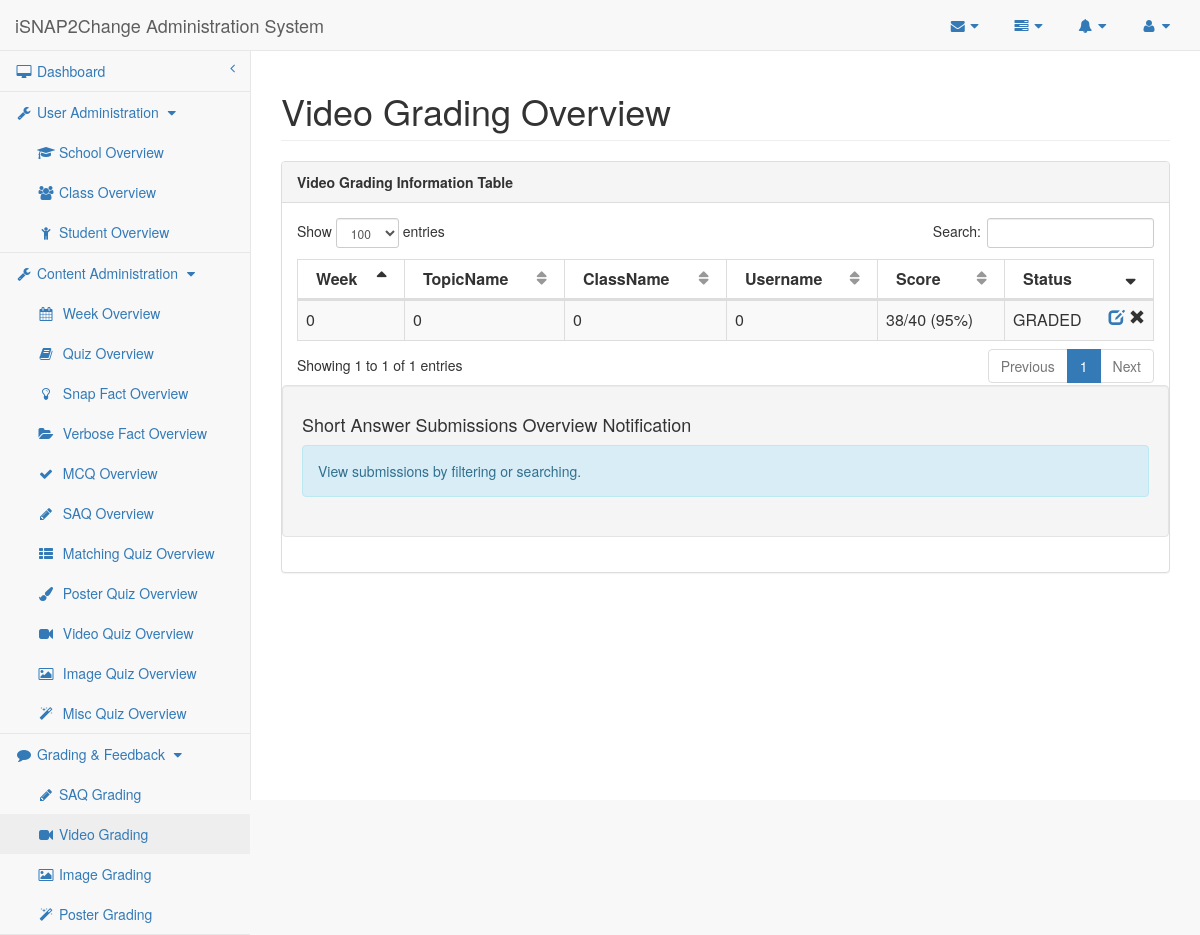
The app's page /researcher/video-grading.php with its own data.
### tables this page shows
CREATE TABLE IF NOT EXISTS `Quiz_Record` (
    QuizID MEDIUMINT,
    StudentID MEDIUMINT,    
    `Status` ENUM('UNSUBMITTED', 'UNGRADED', 'GRADED') DEFAULT 'GRADED',
    Viewed BOOLEAN DEFAULT 0,
    CONSTRAINT Quiz_Record_PK PRIMARY KEY (QuizID , StudentID),
    CONSTRAINT Quiz_Record_QuizID_FK FOREIGN KEY (QuizID)
        REFERENCES Quiz (QuizID)
        ON DELETE CASCADE ON UPDATE CASCADE,
    CONSTRAINT Quiz_Record_StudentID_FK FOREIGN KEY (StudentID)
        REFERENCES Student (StudentID)
        ON DELETE CASCADE ON UPDATE CASCADE
);

### researcher/video-grading.php (called while the page is built)
<?php
require_once('saq-grading-template.php');
?>

### researcher/researcher-lib.php (called while the page is built, shortened)
<?php
require_once("../mysql-lib.php");
$pageName = basename($_SERVER['SCRIPT_FILENAME'], '.php');
$pageNameForView = getPageNameForView($pageName);
function getPageNameForView($pageName)
{
    if ($pageName == 'mcq')
        $pageNameForView = 'Multiple Choice Quiz';
    else if ($pageName == 'mcq-editor')
        $pageNameForView = 'Multiple Choice Quiz Editor';
    else if (strpos($pageName, 'saq') !== false)
        $pageNameForView = 'SAQ';
    else if (defined('SAQ_LIKE_QUIZ_TYPE')) {
        $pageNameForView = ucfirst(SAQ_LIKE_QUIZ_TYPE) . ' Quiz';
    }
    else if (defined('SAQ_LIKE_SUBMISSION_TYPE')) {
        $pageNameForView = ucfirst(SAQ_LIKE_SUBMISSION_TYPE) . ' Grading';
    }
    else if (in_array(ucwords(str_replace('-', ' ', $pageName)), $GLOBALS['quizTypeArr'])) {
        $pageNameForView = ucwords(str_replace('-', ' ', $pageName)) . " Quiz";
    }
    else
        $pageNameForView = ucwords(str_replace('-', ' ', $pageName));
    return $pageNameForView;
}
?>

### mysql-lib.php (called while the page is built, shortened)
<?php
function db_close(PDO $conn)
{
    $conn = null;
}
function getStuQuizScore(PDO $conn, $quizID, $studentID)
{
    $pointsBySection = array('MCQ', 'Matching', 'Poster', 'Misc');
    $pointsByQuestion = array('SAQ');
    $score = 0;
    $quizTypeSql = "SELECT COUNT(*) FROM Quiz NATURAL JOIN Quiz_Record WHERE QuizID = ? AND StudentID = ? AND `Status`='GRADED'";
    $quizTypeQuery = $conn->prepare($quizTypeSql);
    $quizTypeQuery->execute(array($quizID, $studentID));
    if ($quizTypeQuery->fetchColumn() > 0) {
        $quizTypeSql = "SELECT * FROM Quiz NATURAL JOIN Quiz_Record WHERE QuizID = ? AND StudentID = ? AND `Status`='GRADED'";
        $quizTypeQuery = $conn->prepare($quizTypeSql);
        $quizTypeQuery->execute(array($quizID, $studentID));
        $quizTypeResult = $quizTypeQuery->fetch(PDO::FETCH_OBJ);
        $quizType = $quizTypeResult->QuizType;
        if (in_array($quizType, $pointsBySection)) {
            $pointsSql = "SELECT * FROM Quiz NATURAL JOIN " . $quizType . "_Section WHERE QuizID = ?";
            $pointsQuery = $conn->prepare($pointsSql);
            $pointsQuery->execute(array($quizID));
            $pointsResult = $pointsQuery->fetch(PDO::FETCH_OBJ);
            $score = $pointsResult->Points;
        } else if (in_array($quizType, $pointsByQuestion)) {
            $pointsSql = "SELECT QuizID, StudentID, SUM(Grading) AS SumPoints FROM Quiz NATURAL JOIN SAQ_Section NATURAL JOIN SAQ_Question NATURAL JOIN SAQ_Question_Record WHERE QuizID = ? AND StudentID = ?";
            $pointsQuery = $conn->prepare($pointsSql);
            $pointsQuery->execute(array($quizID, $studentID));
            $pointsResult = $pointsQuery->fetch(PDO::FETCH_OBJ);
            $score = $pointsResult->SumPoints;
        }
    }
    return $score;
}
function getQuizPoints(PDO $conn, $quizID)
{
    $pointsBySection = array('MCQ', 'Matching', 'Poster', 'Misc');
    $pointsByQuestion = array('SAQ', 'Video', 'Image');
    $points = 0;
    $quizTypeSql = "SELECT COUNT(*) FROM Quiz WHERE QuizID = ?";
    $quizTypeQuery = $conn->prepare($quizTypeSql);
    $quizTypeQuery->execute(array($quizID));
    if ($quizTypeQuery->fetchColumn() > 0) {
        $quizTypeSql = "SELECT QuizType FROM Quiz WHERE QuizID = ?";
        $quizTypeQuery = $conn->prepare($quizTypeSql);
        $quizTypeQuery->execute(array($quizID));
        $quizTypeResult = $quizTypeQuery->fetch(PDO::FETCH_OBJ);
        $quizType = $quizTypeResult->QuizType;
        if (in_array($quizType, $pointsBySection)) {
            $pointsSql = "SELECT Points AS SumPoints FROM Quiz NATURAL JOIN " . $quizType . "_Section WHERE QuizID = ?";
        } else if (in_array($quizType, $pointsByQuestion)) {
            $pointsSql = "SELECT SUM(Points) AS SumPoints FROM Quiz NATURAL JOIN SAQ_Section NATURAL JOIN SAQ_Question WHERE QuizID = ?";
        } else {
            throw new Exception("Unexpected Quiz Type. QuizID: " . $quizID);
        }
        $pointsQuery = $conn->prepare($pointsSql);
        $pointsQuery->execute(array($quizID));
        $pointsResult = $pointsQuery->fetch(PDO::FETCH_OBJ);
        if (strlen($pointsResult->SumPoints) > 0) {
            $points = $pointsResult->SumPoints;
        }
    }
    return $points;
}
function getQuizStatus(PDO $conn, $quizID, $studentID)
{
    $statusSql = "SELECT COUNT(*) FROM Quiz_Record
					  WHERE QuizID = ? AND StudentID = ?";
    $statusQuery = $conn->prepare($statusSql);
    $statusQuery->execute(array($quizID, $studentID));
    if ($statusQuery->fetchColumn() == 1) {
        $statusSql = "SELECT `Status` FROM Quiz_Record
						  WHERE QuizID = ? AND StudentID = ?";
        $statusQuery = $conn->prepare($statusSql);
        $statusQuery->execute(array($quizID, $studentID));
        $statusResult = $statusQuery->fetch(PDO::FETCH_OBJ);
        return $statusResult->Status;
    } else {
        return "UNANSWERED";
    }
}
function getSAQLikeSubmissions(PDO $conn, $typeIndicator)
{
    $quizSql = "SELECT * FROM Quiz_Record NATURAL JOIN Quiz NATURAL JOIN Learning_Material NATURAL JOIN Student NATURAL JOIN Class NATURAL JOIN Topic WHERE QuizType = 'SAQ' AND (`Status` = 'UNGRADED' OR `Status` = 'GRADED') AND $typeIndicator ";
    $quizQuery = $conn->prepare($quizSql);
    $quizQuery->execute();
    $quizResult = $quizQuery->fetchAll(PDO::FETCH_OBJ);
    return $quizResult;
}
function getVideoSubmissions(PDO $conn)
{
    return getSAQLikeSubmissions($conn, "Excluded = " . EXCLUDED_VIDEO);
}
?>

### researcher/saq-grading-template.php (the view, shortened to what this page needs)
<?php
require_once("../mysql-lib.php");
require_once("researcher-lib.php");
$columnName = array('QuizID', 'Week', 'StudentID', 'TopicName', 'ClassName', 'Username');
try {
    $conn = db_connect();
} catch (Exception $e) {
    debug_err($e);
}
try {
    if (SAQ_LIKE_SUBMISSION_TYPE == 'saq') {
        $submissionResult = getSAQSubmissions($conn);
    } else if (SAQ_LIKE_SUBMISSION_TYPE == 'video') {
        $submissionResult = getVideoSubmissions($conn);
    } else if (SAQ_LIKE_SUBMISSION_TYPE == 'image') {
        $submissionResult = getImageSubmissions($conn);
    }
} catch (Exception $e) {
    debug_err($e);
}
?>
<!DOCTYPE html>
<html lang="en">
<?php require_once('header-lib.php'); ?>
<body>
<div id="wrapper">
    <?php require_once('navigation.php'); ?>
    <div id="page-wrapper">
        <div class="row">
            <div class="col-lg-12">
                <h1 class="page-header"><?php echo $pageNameForView; ?> Overview</h1>
            </div>
        </div>
        <div class="row">
            <div class="col-lg-12">
                <div class="panel panel-default">
                    <div class="panel-heading">
                        <?php echo $pageNameForView; ?> Information Table
                    </div>
                    <div class="panel-body">
                        <div class="dataTable_wrapper">
                            <table class="table table-striped table-bordered table-hover" id="datatables">
                                <thead>
                                <tr>
                                    <?php for ($i = 0; $i < count($columnName); $i++) { ?>
                                        <th <?php if ($i == 0 || $i == 2) {
                                            echo 'style="display:none"';
                                        } ?>><?php echo $columnName[$i]; ?></th>
                                    <?php } ?>
                                    <th>Score</th>
                                    <th>Status</th>
                                </tr>
                                </thead>
                                <tbody>
                                <?php for ($i = 0; $i < count($submissionResult); $i++) {
                                    $quizID = $submissionResult[$i]->QuizID;
                                    $studentID = $submissionResult[$i]->StudentID; ?>
                                    <tr class="<?php if ($i % 2 == 0) {
                                        echo "odd";
                                    } else {
                                        echo "even";
                                    } ?>">
                                        <?php for ($j = 0; $j < count($columnName); $j++) { ?>
                                            <td <?php if ($j == 0 || $j == 2) {
                                                echo 'style="display:none"';
                                            } ?>>
                                                <?php if (strlen($submissionResult[$i]->$columnName[$j]) > 0) echo $submissionResult[$i]->$columnName[$j]; else echo 0; ?>
                                            </td>
                                        <?php } ?>
                                        <td>
                                            <?php
                                            $status = getQuizStatus($conn, $quizID, $studentID);
                                            if ($status == 'GRADED') {
                                                $stuQuizScore = getStuQuizScore($conn, $quizID, $studentID);
                                                $quizPoints = getQuizPoints($conn, $quizID);
                                                echo $stuQuizScore . '/' . $quizPoints . '  (' . ($stuQuizScore / $quizPoints * 100) . '%)';
                                            } else
                                                echo '-'; ?>
                                        </td>
                                        <td>
                                            <?php
                                            echo $status ?>
                                            <span class="glyphicon glyphicon-remove pull-right"
                                                  aria-hidden="true"></span>
                                            <span class="pull-right" aria-hidden="true">&nbsp;</span>
                                            <a href="saq-grader.php?quizID=<?php echo $quizID ?>&studentID=<?php echo $studentID ?>">
                                                <span class="glyphicon glyphicon-edit pull-right"
                                                      aria-hidden="true"></span></a>
                                        </td>
                                    </tr>
                                <?php } ?>
                                </tbody>
                            </table>
                        </div>
                        <div class="well row">
                            <h4>Short Answer Submissions Overview Notification</h4>
                            <div class="alert alert-info">
                                <p>View submissions by filtering or searching. </p>
                            </div>
                        </div>
                    </div>
                </div>
            </div>
        </div>
    </div>
</div>
<?php require_once('sb-admin-lib.php'); ?>
</body>
</html>

### sb-admin/css/sb-admin-2.css (style rules this page uses)
body { background-color: #f8f8f8; }
#wrapper { width: 100%; }
#page-wrapper { padding: 0 15px; min-height: 568px; background-color: #fff; }
@media (min-width:768px) { #page-wrapper { position: inherit; margin: 0 0 0 250px; padding: 0 30px; border-left: 1px solid #e7e7e7; } }
table.dataTable thead .sorting, table.dataTable thead .sorting_asc, table.dataTable thead .sorting_desc, table.dataTable thead .sorting_asc_disabled, table.dataTable thead .sorting_desc_disabled { background: 0 0; }
table.dataTable thead .sorting_asc:after { content: "\f0de"; float: right; font-family: fontawesome; }
table.dataTable thead .sorting_desc:after { content: "\f0dd"; float: right; font-family: fontawesome; }
table.dataTable thead .sorting:after { content: "\f0dc"; float: right; font-family: fontawesome; color: rgba(50,50,50,.5); }

### researcher/header-lib.php (style rules this page uses)
.panel-heading { font-weight: bold; }

### records on screen
quiz_record: stuQuizScore "38", quizPoints "40", quizPoints "95", status "GRADED"

### other values on screen
$userAdminPageArr[$i] "School"
$userAdminPageArr[$i] "Class"
$userAdminPageArr[$i] "Student"
$contentAdminPageArr[$i] "Week"
$contentAdminPageArr[$i] "Quiz"
$contentAdminPageArr[$i] "Snap Fact"
$contentAdminPageArr[$i] "Verbose Fact"
$contentAdminPageArr[$i] "MCQ"
$contentAdminPageArr[$i] "SAQ"
$contentAdminPageArr[$i] "Matching"
$contentAdminPageArr[$i] "Poster"
$contentAdminPageArr[$i] "Video"
$contentAdminPageArr[$i] "Image"
$contentAdminPageArr[$i] "Misc"
$gradingPageArr[$i] "SAQ Grading"
